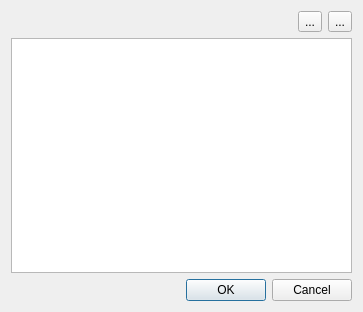
<?xml version="1.0" encoding="UTF-8"?>
<!--
#############################################################################
# Copyright (C) 2017 - 2018 VTT Technical Research Centre of Finland
#
# This file is part of Spine Toolbox.
#
# Spine Toolbox is free software: you can redistribute it and/or modify
# it under the terms of the GNU Lesser General Public License as published by
# the Free Software Foundation, either version 3 of the License, or
# (at your option) any later version.
#
# This program is distributed in the hope that it will be useful,
# but WITHOUT ANY WARRANTY; without even the implied warranty of
# MERCHANTABILITY or FITNESS FOR A PARTICULAR PURPOSE.  See the
# GNU Lesser General Public License for more details.
#
# You should have received a copy of the GNU Lesser General Public License
# along with this program.  If not, see <http://www.gnu.org/licenses/>.
#############################################################################
-->
<ui version="4.0">
 <class>Dialog</class>
 <widget class="QDialog" name="Dialog">
  <property name="geometry">
   <rect>
    <x>0</x>
    <y>0</y>
    <width>363</width>
    <height>312</height>
   </rect>
  </property>
  <property name="windowTitle">
   <string>Add parameters</string>
  </property>
  <layout class="QVBoxLayout" name="verticalLayout">
   <item>
    <layout class="QHBoxLayout" name="horizontalLayout">
     <item>
      <spacer name="horizontalSpacer">
       <property name="orientation">
        <enum>Qt::Horizontal</enum>
       </property>
       <property name="sizeHint" stdset="0">
        <size>
         <width>40</width>
         <height>20</height>
        </size>
       </property>
      </spacer>
     </item>
     <item>
      <widget class="QToolButton" name="toolButton_remove_row">
       <property name="text">
        <string>...</string>
       </property>
      </widget>
     </item>
     <item>
      <widget class="QToolButton" name="toolButton_insert_row">
       <property name="text">
        <string>...</string>
       </property>
      </widget>
     </item>
    </layout>
   </item>
   <item>
    <widget class="CustomQTableView" name="tableView">
     <property name="editTriggers">
      <set>QAbstractItemView::AnyKeyPressed|QAbstractItemView::DoubleClicked|QAbstractItemView::EditKeyPressed</set>
     </property>
     <attribute name="horizontalHeaderStretchLastSection">
      <bool>true</bool>
     </attribute>
    </widget>
   </item>
   <item>
    <widget class="QDialogButtonBox" name="buttonBox">
     <property name="orientation">
      <enum>Qt::Horizontal</enum>
     </property>
     <property name="standardButtons">
      <set>QDialogButtonBox::Cancel|QDialogButtonBox::Ok</set>
     </property>
    </widget>
   </item>
  </layout>
  <action name="actionInsert_row">
   <property name="icon">
    <iconset resource="resources/resources_icons.qrc">
     <normaloff>:/icons/plus.png</normaloff>:/icons/plus.png</iconset>
   </property>
   <property name="text">
    <string>Insert row</string>
   </property>
   <property name="toolTip">
    <string>&lt;html&gt;&lt;head/&gt;&lt;body&gt;&lt;p&gt;Insert row below current one &lt;span style=&quot; font-weight:600;&quot;&gt;(Ctrl+Ins)&lt;/span&gt;&lt;/p&gt;&lt;/body&gt;&lt;/html&gt;</string>
   </property>
   <property name="shortcut">
    <string>Ctrl+Ins</string>
   </property>
  </action>
  <action name="actionRemove_row">
   <property name="icon">
    <iconset resource="resources/resources_icons.qrc">
     <normaloff>:/icons/minus.png</normaloff>:/icons/minus.png</iconset>
   </property>
   <property name="text">
    <string>Remove row</string>
   </property>
   <property name="toolTip">
    <string>&lt;html&gt;&lt;head/&gt;&lt;body&gt;&lt;p&gt;Remove current row &lt;span style=&quot; font-weight:600;&quot;&gt;(Ctrl+Del)&lt;/span&gt;&lt;/p&gt;&lt;/body&gt;&lt;/html&gt;</string>
   </property>
   <property name="shortcut">
    <string>Ctrl+Del</string>
   </property>
  </action>
 </widget>
 <customwidgets>
  <customwidget>
   <class>CustomQTableView</class>
   <extends>QTableView</extends>
   <header>widgets/custom_qtableview.h</header>
  </customwidget>
 </customwidgets>
 <tabstops>
  <tabstop>tableView</tabstop>
  <tabstop>toolButton_insert_row</tabstop>
  <tabstop>toolButton_remove_row</tabstop>
 </tabstops>
 <resources>
  <include location="resources/resources_icons.qrc"/>
 </resources>
 <connections>
  <connection>
   <sender>buttonBox</sender>
   <signal>accepted()</signal>
   <receiver>Dialog</receiver>
   <slot>accept()</slot>
   <hints>
    <hint type="sourcelabel">
     <x>248</x>
     <y>254</y>
    </hint>
    <hint type="destinationlabel">
     <x>157</x>
     <y>274</y>
    </hint>
   </hints>
  </connection>
  <connection>
   <sender>buttonBox</sender>
   <signal>rejected()</signal>
   <receiver>Dialog</receiver>
   <slot>reject()</slot>
   <hints>
    <hint type="sourcelabel">
     <x>316</x>
     <y>260</y>
    </hint>
    <hint type="destinationlabel">
     <x>286</x>
     <y>274</y>
    </hint>
   </hints>
  </connection>
 </connections>
</ui>
